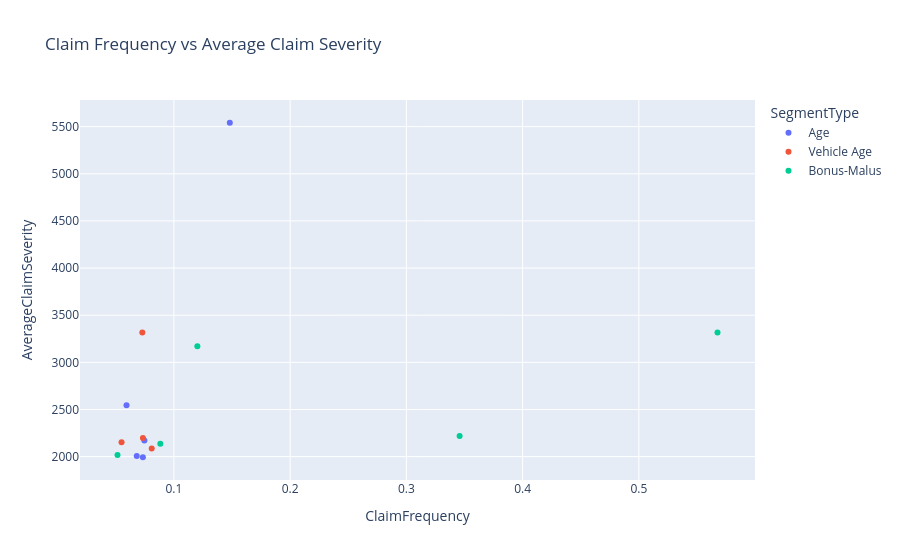

Notebook code cell kept with this figure:
### Code cell
fig = px.scatter(
    frequency_severity,
    x="ClaimFrequency",
    y="AverageClaimSeverity",
    color="SegmentType",
    hover_data=[
        "Segment",
        "PolicyCount",
        "ClaimCount",
        "TotalClaimCost"
    ],
    title="Claim Frequency vs Average Claim Severity"
)

fig.show()

### Figure 1 — Plotly figure (JSON) as saved in the notebook; plotly's stock layout.template omitted (floating-point values rounded to 4 significant figures)
{"data": [{"customdata": [["18-25", 38893, 2403, 12310000.0], ["26-35", 149180, 5167, 10610000.0], ["36-50", 251685, 9672, 18330000.0], ["51-65", 171242, 6581, 12380000.0], ["66+", 66991, 2621, 6282000.0]], "hovertemplate": "SegmentType=Age<br>ClaimFrequency=%{x}<br>AverageClaimSeverity=%{y}<br>Segment=%{customdata[0]}<br>PolicyCount=%{customdata[1]}<br>ClaimCount=%{customdata[2]}<br>TotalClaimCost=%{customdata[3]}<extra></extra>", "legendgroup": "Age", "marker": {"color": "#636efa", "symbol": "circle"}, "mode": "markers", "name": "Age", "orientation": "v", "showlegend": true, "type": "scatter", "x": [0.1481, 0.0746, 0.07328, 0.06802, 0.05922], "xaxis": "x", "y": [5541.0, 2171.0, 1993.0, 2006.0, 2544.0], "yaxis": "y"}, {"customdata": [["0-5", 320628, 11091, 22850000.0], ["6-10", 171587, 8009, 15810000.0], ["11-15", 134059, 5680, 17810000.0], ["16+", 51717, 1664, 3443000.0]], "hovertemplate": "SegmentType=Vehicle Age<br>ClaimFrequency=%{x}<br>AverageClaimSeverity=%{y}<br>Segment=%{customdata[0]}<br>PolicyCount=%{customdata[1]}<br>ClaimCount=%{customdata[2]}<br>TotalClaimCost=%{customdata[3]}<extra></extra>", "legendgroup": "Vehicle Age", "marker": {"color": "#EF553B", "symbol": "circle"}, "mode": "markers", "name": "Vehicle Age", "orientation": "v", "showlegend": true, "type": "scatter", "x": [0.07335, 0.0809, 0.07283, 0.05495], "xaxis": "x", "y": [2198.0, 2086.0, 3316.0, 2152.0], "yaxis": "y"}, {"customdata": [["50", 384142, 11592, 22280000.0], ["51-64", 124708, 5516, 11150000.0], ["65-100", 161347, 8080, 23910000.0], ["101-150", 7585, 1202, 2427000.0], ["151+", 209, 54, 132700.0]], "hovertemplate": "SegmentType=Bonus-Malus<br>ClaimFrequency=%{x}<br>AverageClaimSeverity=%{y}<br>Segment=%{customdata[0]}<br>PolicyCount=%{customdata[1]}<br>ClaimCount=%{customdata[2]}<br>TotalClaimCost=%{customdata[3]}<extra></extra>", "legendgroup": "Bonus-Malus", "marker": {"color": "#00cc96", "symbol": "circle"}, "mode": "markers", "name": "Bonus-Malus", "orientation": "v", "showlegend": true, "type": "scatter", "x": [0.05147, 0.08831, 0.1202, 0.3458, 0.5677], "xaxis": "x", "y": [2016.0, 2137.0, 3172.0, 2219.0, 3317.0], "yaxis": "y"}], "layout": {"legend": {"title": {"text": "SegmentType"}, "tracegroupgap": 0}, "title": {"text": "Claim Frequency vs Average Claim Severity"}, "xaxis": {"anchor": "y", "domain": [0, 1], "title": {"text": "ClaimFrequency"}}, "yaxis": {"anchor": "x", "domain": [0, 1], "title": {"text": "AverageClaimSeverity"}}}}
